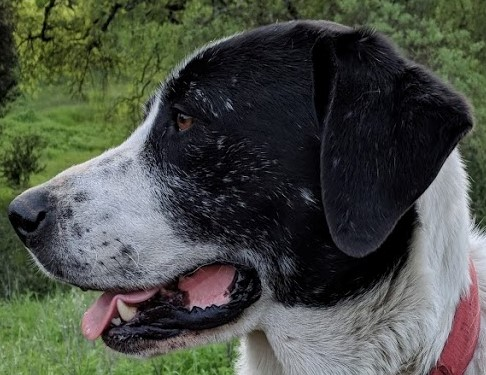
#> input picture DATA/sammy_face.jpg, 486 x 375 px
$ python Edge_Detection.py
#> lines starting #> are read from the running program, lines starting #| are printed output that depends on the picture; after the words box and inside, x2 and y2 are one past the last pixel; in counts of white or black regions, pixels touching at a corner belong together
import cv2
import numpy as np

img = cv2.imread('../DATA/sammy_face.jpg')
#> img is the input picture: shape (375, 486, 3); mean B, G, R 70, 78.7, 74.2


edge = cv2.Canny(image= img, threshold1= 127, threshold2= 127)
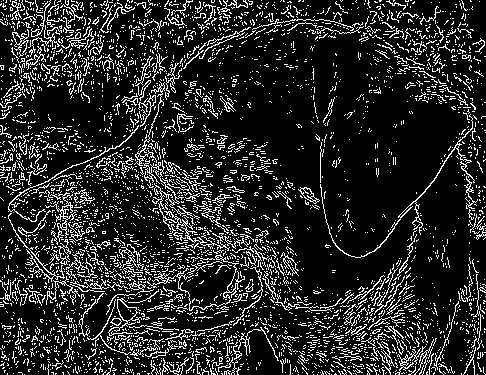
#> edge: shape (375, 486); 15.6% white in thin lines or dots

cv2.imwrite('img1.jpg',edge)

$ run again, with DATA/00-puppy.jpg copied over DATA/sammy_face.jpg
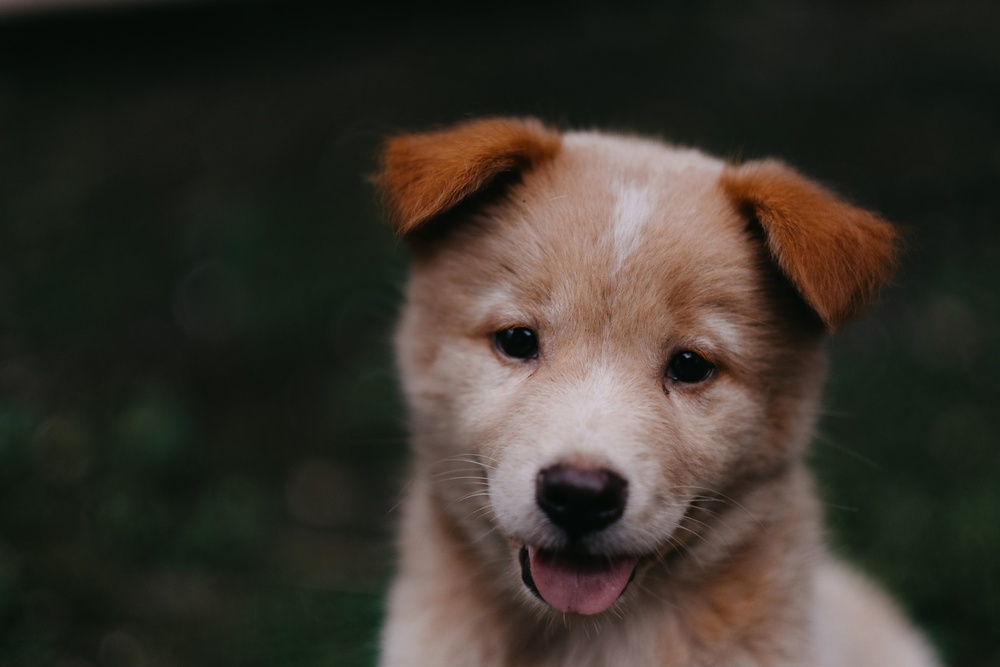
#> input picture DATA/00-puppy.jpg, 1000 x 667 px, shrunk from 1950 x 1300 before the run
#> img is the input picture: shape (667, 1000, 3); mean B, G, R 43.8, 51.8, 57.3
#> `edge = cv2.Canny(image= img, threshold1= 127, threshold2= 127)`:
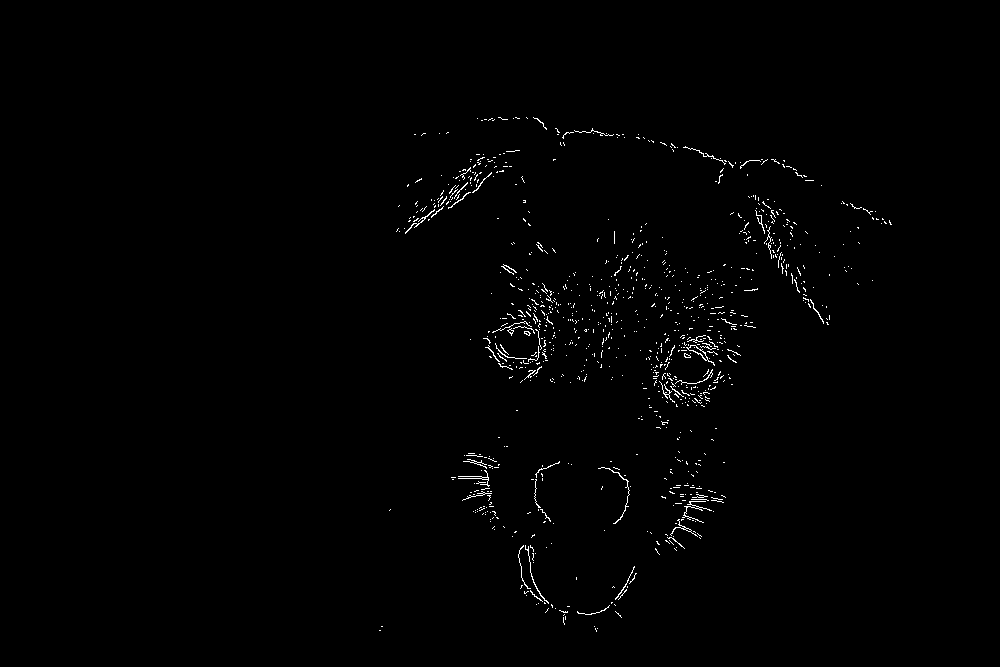
#> edge: shape (667, 1000); 0.79% white in thin lines or dots, all inside (x1, y1, x2, y2) = (379, 117, 892, 632)

$ run again, with DATA/Denis_Mukwege.jpg copied over DATA/sammy_face.jpg
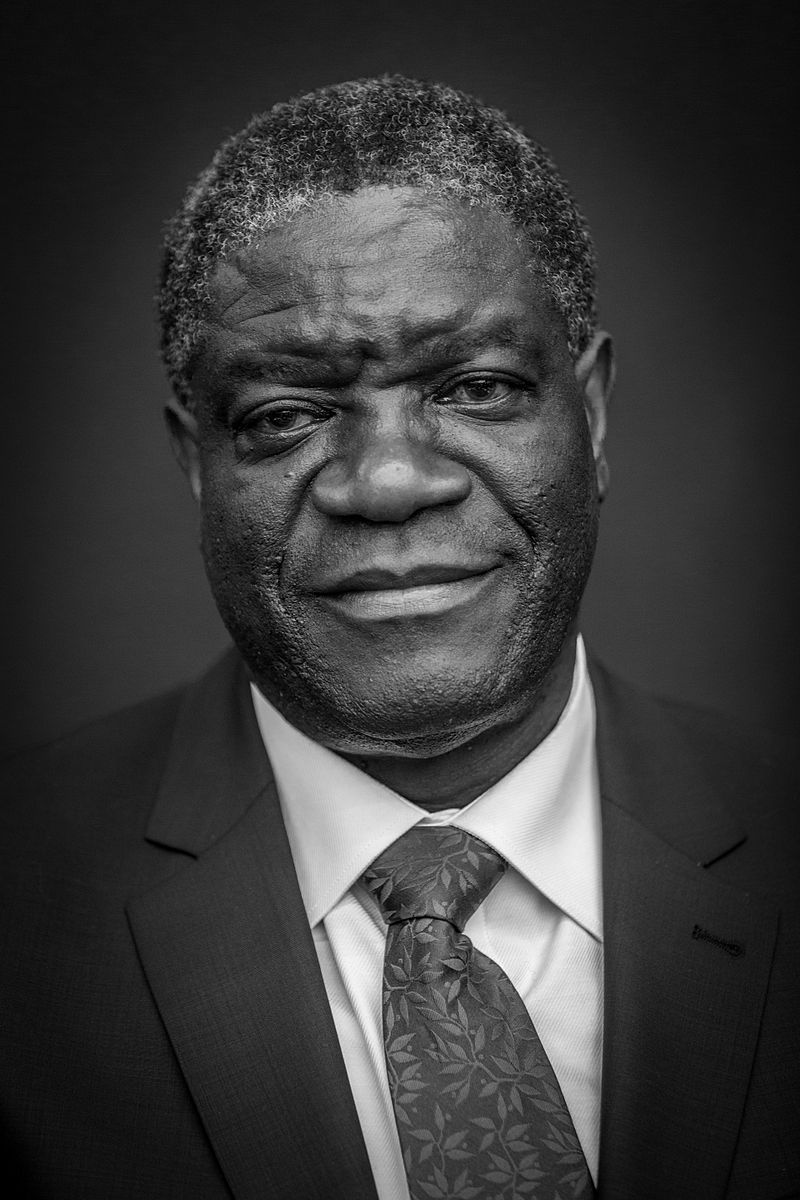
#> input picture DATA/Denis_Mukwege.jpg, 800 x 1200 px
#> img is the input picture: shape (1200, 800, 3); min 0, max 255, mean 58.8
#> `edge = cv2.Canny(image= img, threshold1= 127, threshold2= 127)`:
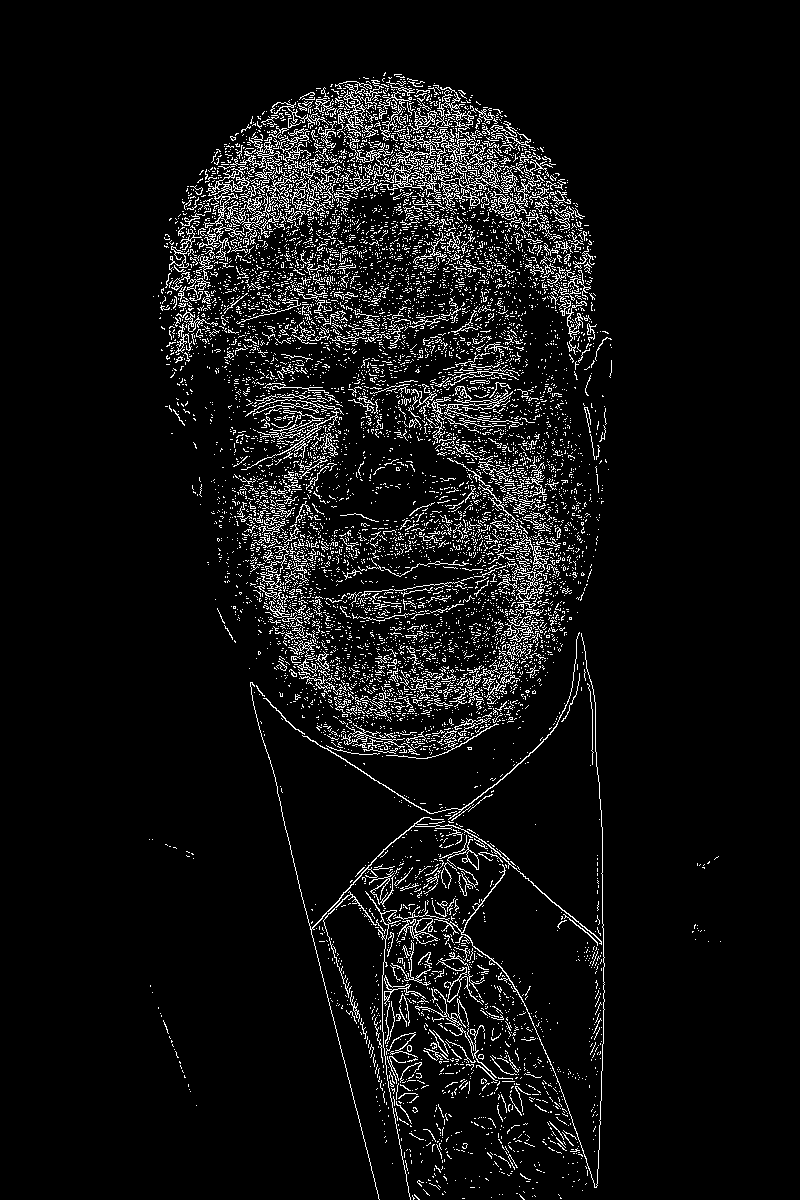
#> edge: shape (1200, 800); 6.6% white in thin lines or dots, all inside (x1, y1, x2, y2) = (149, 72, 721, 1200)

$ run again, with DATA/Nadia_Murad.jpg copied over DATA/sammy_face.jpg
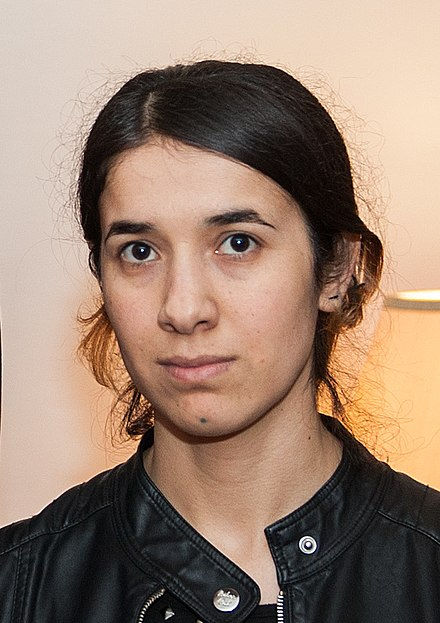
#> input picture DATA/Nadia_Murad.jpg, 440 x 623 px
#> img is the input picture: shape (623, 440, 3); mean B, G, R 112.7, 129.2, 153.8
#> `edge = cv2.Canny(image= img, threshold1= 127, threshold2= 127)`:
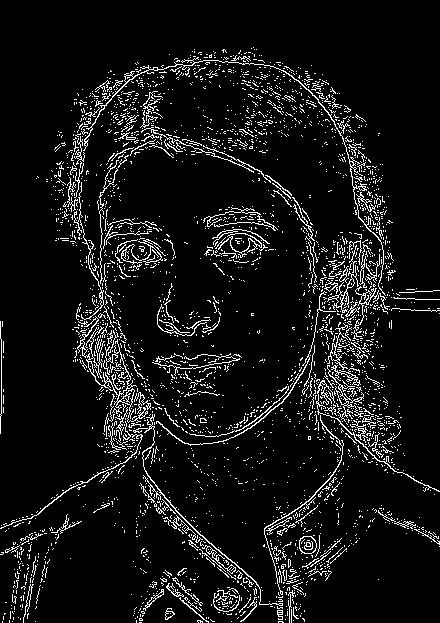
#> edge: shape (623, 440); 7.8% white in thin lines or dots
